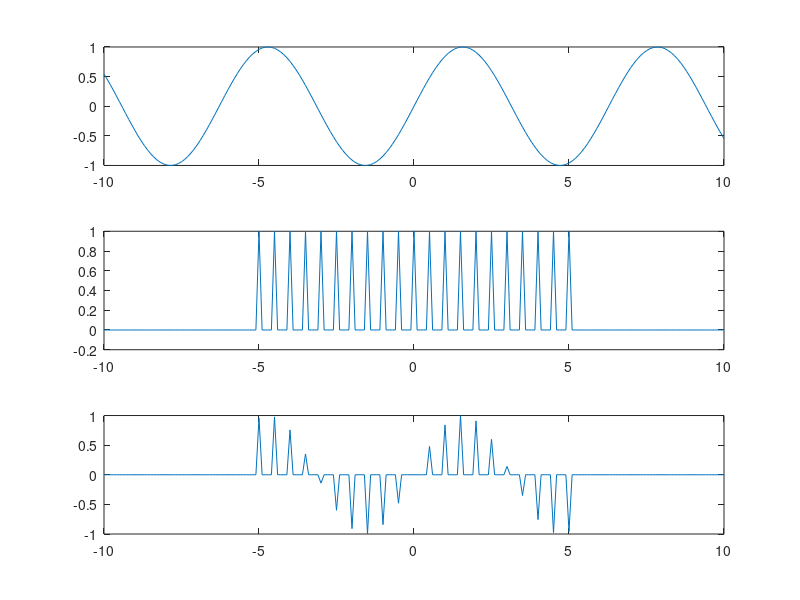

MATLAB code for this plot:
%Sampling
T=0.5;
t=-10:0.1:10;
f=sin(t);
deltas=0.0;
for i=min(t):max(t)
    deltas=deltas+sinc(10*(t-T*i));%generacion del tren de impulsos
end
subplot(3,1,1);
plot(t,f);
subplot(3,1,2);
plot(t,deltas);
muestreo=f.*deltas;%multiplicacion por la entrada
subplot(3,1,3);
plot(t,muestreo);
